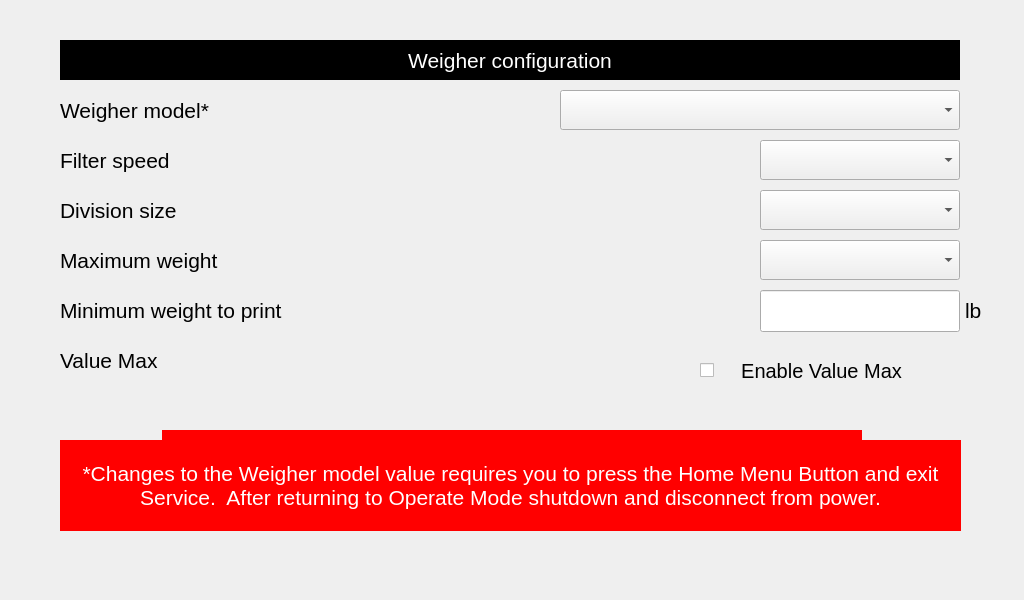
<?xml version="1.0" encoding="UTF-8"?>
<ui version="4.0">
 <class>serviceWeigherConfig</class>
 <widget class="QWidget" name="serviceWeigherConfig">
  <property name="geometry">
   <rect>
    <x>0</x>
    <y>0</y>
    <width>1024</width>
    <height>600</height>
   </rect>
  </property>
  <property name="windowTitle">
   <string>Form</string>
  </property>
  <property name="layoutDirection">
   <enum>Qt::LeftToRight</enum>
  </property>
  <widget class="QLabel" name="lblWeigherConfigHeading">
   <property name="geometry">
    <rect>
     <x>60</x>
     <y>40</y>
     <width>900</width>
     <height>40</height>
    </rect>
   </property>
   <property name="font">
    <font>
     <pointsize>16</pointsize>
    </font>
   </property>
   <property name="styleSheet">
    <string notr="true">QLabel
{
	color: white;
     background: black;
 }</string>
   </property>
   <property name="text">
    <string>Weigher configuration</string>
   </property>
   <property name="alignment">
    <set>Qt::AlignCenter</set>
   </property>
  </widget>
  <widget class="QLabel" name="lblWeigherModel">
   <property name="geometry">
    <rect>
     <x>60</x>
     <y>90</y>
     <width>400</width>
     <height>40</height>
    </rect>
   </property>
   <property name="font">
    <font>
     <pointsize>16</pointsize>
    </font>
   </property>
   <property name="text">
    <string>Weigher model*</string>
   </property>
  </widget>
  <widget class="QLabel" name="lblFilterSpeed">
   <property name="geometry">
    <rect>
     <x>60</x>
     <y>140</y>
     <width>400</width>
     <height>40</height>
    </rect>
   </property>
   <property name="font">
    <font>
     <pointsize>16</pointsize>
    </font>
   </property>
   <property name="text">
    <string>Filter speed</string>
   </property>
  </widget>
  <widget class="QLabel" name="lblDivisionSize">
   <property name="geometry">
    <rect>
     <x>60</x>
     <y>190</y>
     <width>400</width>
     <height>40</height>
    </rect>
   </property>
   <property name="font">
    <font>
     <pointsize>16</pointsize>
    </font>
   </property>
   <property name="text">
    <string>Division size</string>
   </property>
  </widget>
  <widget class="QLabel" name="lblMinimumWeightToPrint">
   <property name="geometry">
    <rect>
     <x>60</x>
     <y>290</y>
     <width>400</width>
     <height>40</height>
    </rect>
   </property>
   <property name="font">
    <font>
     <pointsize>16</pointsize>
    </font>
   </property>
   <property name="text">
    <string>Minimum weight to print</string>
   </property>
  </widget>
  <widget class="QLabel" name="lblMaximumWeight">
   <property name="geometry">
    <rect>
     <x>60</x>
     <y>240</y>
     <width>400</width>
     <height>40</height>
    </rect>
   </property>
   <property name="font">
    <font>
     <pointsize>16</pointsize>
    </font>
   </property>
   <property name="text">
    <string>Maximum weight</string>
   </property>
  </widget>
  <widget class="QLabel" name="lblPressWeigherSwitch">
   <property name="geometry">
    <rect>
     <x>162</x>
     <y>430</y>
     <width>700</width>
     <height>50</height>
    </rect>
   </property>
   <property name="font">
    <font>
     <pointsize>16</pointsize>
    </font>
   </property>
   <property name="styleSheet">
    <string notr="true">QLabel
{
	color: white;
     background: red;
 }</string>
   </property>
   <property name="text">
    <string>You must press the Weigher switch before making changes.</string>
   </property>
   <property name="alignment">
    <set>Qt::AlignCenter</set>
   </property>
  </widget>
  <widget class="QComboBox" name="cbWeigherModel">
   <property name="geometry">
    <rect>
     <x>560</x>
     <y>90</y>
     <width>400</width>
     <height>40</height>
    </rect>
   </property>
   <property name="font">
    <font>
     <pointsize>24</pointsize>
    </font>
   </property>
  </widget>
  <widget class="QComboBox" name="cbFilterSpeed">
   <property name="geometry">
    <rect>
     <x>760</x>
     <y>140</y>
     <width>200</width>
     <height>40</height>
    </rect>
   </property>
   <property name="font">
    <font>
     <pointsize>24</pointsize>
    </font>
   </property>
  </widget>
  <widget class="QComboBox" name="cbDivisionSize">
   <property name="geometry">
    <rect>
     <x>760</x>
     <y>190</y>
     <width>200</width>
     <height>40</height>
    </rect>
   </property>
   <property name="font">
    <font>
     <pointsize>24</pointsize>
    </font>
   </property>
  </widget>
  <widget class="QComboBox" name="cbMaximumWeight">
   <property name="geometry">
    <rect>
     <x>760</x>
     <y>240</y>
     <width>200</width>
     <height>40</height>
    </rect>
   </property>
   <property name="font">
    <font>
     <pointsize>24</pointsize>
    </font>
   </property>
  </widget>
  <widget class="hobart::numericLineEdit" name="txtMinimumWeightToPrint">
   <property name="geometry">
    <rect>
     <x>760</x>
     <y>290</y>
     <width>200</width>
     <height>42</height>
    </rect>
   </property>
   <property name="font">
    <font>
     <pointsize>22</pointsize>
    </font>
   </property>
  </widget>
  <widget class="QLabel" name="lblMinimumWeightUnits">
   <property name="geometry">
    <rect>
     <x>965</x>
     <y>290</y>
     <width>31</width>
     <height>40</height>
    </rect>
   </property>
   <property name="font">
    <font>
     <pointsize>16</pointsize>
    </font>
   </property>
   <property name="text">
    <string>lb</string>
   </property>
  </widget>
  <widget class="QLabel" name="lblWeigherShutdownMessage">
   <property name="geometry">
    <rect>
     <x>60</x>
     <y>440</y>
     <width>901</width>
     <height>91</height>
    </rect>
   </property>
   <property name="font">
    <font>
     <pointsize>16</pointsize>
    </font>
   </property>
   <property name="styleSheet">
    <string notr="true">QLabel
{
    color: white;
    background: red;
	padding-left: 20px;
	padding-right: 20px;
 }</string>
   </property>
   <property name="text">
    <string>*Changes to the Weigher model value requires you to press the Home Menu Button and exit Service.  After returning to Operate Mode shutdown and disconnect from power.</string>
   </property>
   <property name="alignment">
    <set>Qt::AlignCenter</set>
   </property>
   <property name="wordWrap">
    <bool>true</bool>
   </property>
  </widget>
  <widget class="QCheckBox" name="chkEnableValueMax">
   <property name="geometry">
    <rect>
     <x>700</x>
     <y>350</y>
     <width>261</width>
     <height>41</height>
    </rect>
   </property>
   <property name="font">
    <font>
     <pointsize>15</pointsize>
    </font>
   </property>
   <property name="layoutDirection">
    <enum>Qt::LeftToRight</enum>
   </property>
   <property name="text">
    <string>    Enable Value Max</string>
   </property>
  </widget>
  <widget class="QLabel" name="lblValueMax">
   <property name="geometry">
    <rect>
     <x>60</x>
     <y>340</y>
     <width>251</width>
     <height>40</height>
    </rect>
   </property>
   <property name="sizeIncrement">
    <size>
     <width>0</width>
     <height>0</height>
    </size>
   </property>
   <property name="font">
    <font>
     <pointsize>16</pointsize>
    </font>
   </property>
   <property name="text">
    <string>Value Max</string>
   </property>
  </widget>
 </widget>
 <customwidgets>
  <customwidget>
   <class>hobart::numericLineEdit</class>
   <extends>QLineEdit</extends>
   <header location="global">numericlineedit.h</header>
  </customwidget>
 </customwidgets>
 <resources/>
 <connections/>
</ui>
